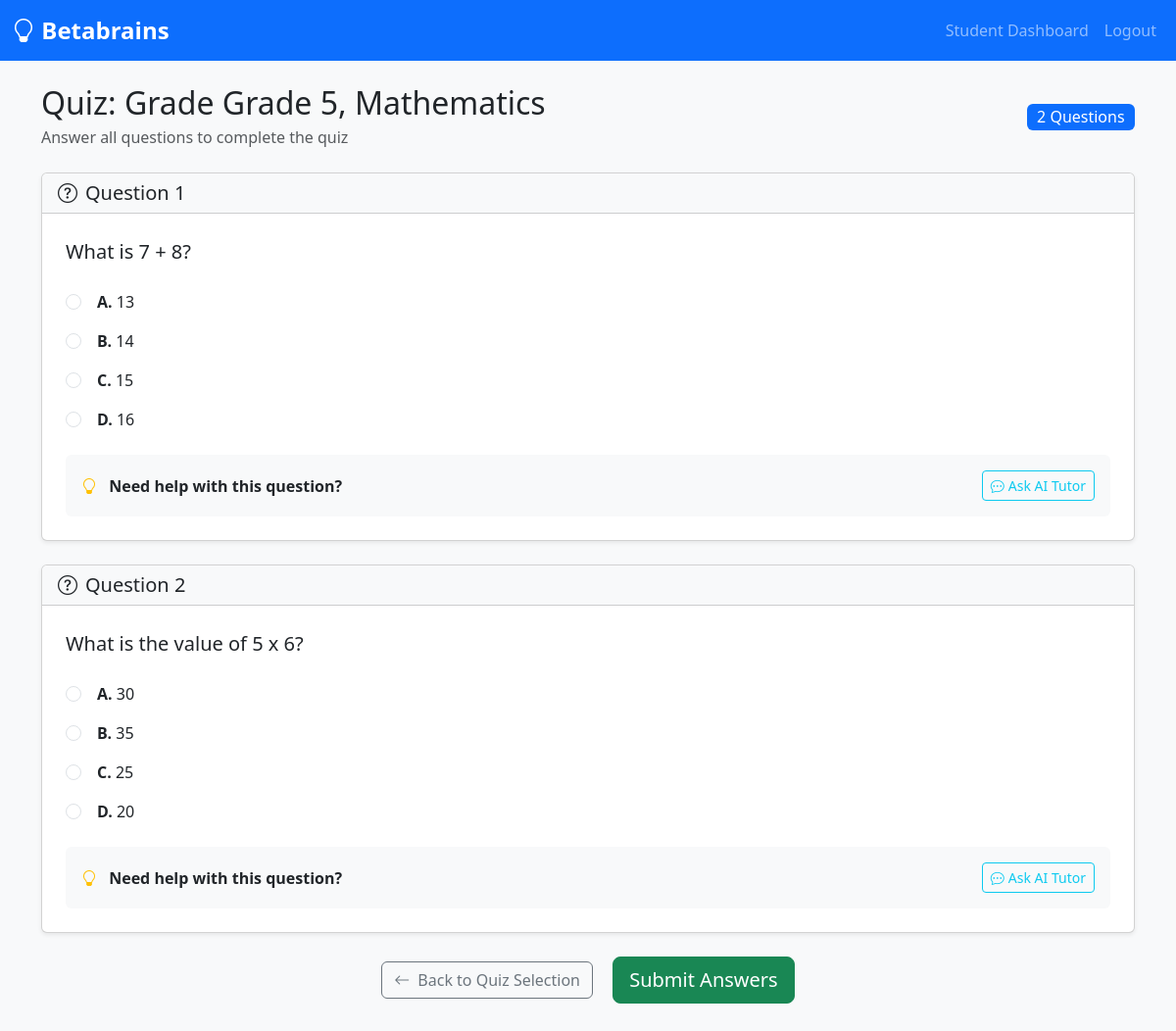
The page /quiz/Grade 5/Mathematics (signed in) on the database its author committed.
### app/models.py (models this page shows, shortened)
class Question(db.Model):
    id = db.Column(db.Integer, primary_key=True)
    grade = db.Column(db.String(20), nullable=False)  # Keep for backward compatibility
    subject = db.Column(
        db.String(50), nullable=False
    )  # Keep for backward compatibility
    question_text = db.Column(db.Text, nullable=False)
    option_a = db.Column(db.String(200), nullable=False)
    option_b = db.Column(db.String(200), nullable=False)
    option_c = db.Column(db.String(200), nullable=False)
    option_d = db.Column(db.String(200), nullable=False)
    correct_answer = db.Column(db.String(1), nullable=False)
    explanation = db.Column(db.Text, nullable=False)
    author_id = db.Column(db.Integer, db.ForeignKey("user.id"), nullable=False)
    created_at = db.Column(db.DateTime, default=datetime.utcnow)
    grade_id = db.Column(db.Integer, db.ForeignKey("grade.id"), nullable=True)
    subject_id = db.Column(db.Integer, db.ForeignKey("subject.id"), nullable=True)

### app/routes.py (the view, shortened to what this page needs)
@app.route("/quiz/<grade>/<subject>", methods=["GET", "POST"])
@login_required
def take_quiz(grade, subject):
    if current_user.role != "student":
        return redirect(url_for("index"))
    questions = Question.query.filter_by(grade=grade, subject=subject).all()
    form = QuizForm()
    return render_template(
        "quiz.html",
        title="Quiz",
        grade=grade,
        subject=subject,
        questions=questions,
        form=form,
    )

### app/forms.py
class QuizForm(FlaskForm):
    submit = SubmitField("Submit Answers")

### app/models.py (called while the page is built)
@login.user_loader
def load_user(id):
    return User.query.get(int(id))

### app/templates/quiz.html (shortened to what this page needs)
{% extends "base.html" %}
{% block content %}
<div class="row">
  <div class="col-12">
    <div class="d-flex justify-content-between align-items-center mb-4">
      <div>
        <h1 class="h2 mb-1">Quiz: Grade {{ grade }}, {{ subject }}</h1>
        <p class="text-muted mb-0">Answer all questions to complete the quiz</p>
      </div>
      <div class="text-end">
        <span class="badge bg-primary fs-6">{{ questions|length }} Questions</span>
      </div>
    </div>
  </div>
</div>
<form method="POST" action="">
  {% for question in questions %}
  <div class="card shadow-sm mb-4">
    <div class="card-header bg-light">
      <h5 class="card-title mb-0">
        <i class="bi bi-question-circle me-2"></i>Question {{ loop.index }}
      </h5>
    </div>
    <div class="card-body p-4">
      <p class="card-text fs-5 mb-4">{{ question.question_text }}</p>
      <div class="options">
        <div class="mb-3">
          <div class="form-check">
            <input class="form-check-input" type="radio" name="question_{{ question.id }}" value="a" id="q{{ question.id }}_a">
            <label class="form-check-label" for="q{{ question.id }}_a">
              <strong>A.</strong> {{ question.option_a }}
            </label>
          </div>
        </div>
        <div class="mb-3">
          <div class="form-check">
            <input class="form-check-input" type="radio" name="question_{{ question.id }}" value="b" id="q{{ question.id }}_b">
            <label class="form-check-label" for="q{{ question.id }}_b">
              <strong>B.</strong> {{ question.option_b }}
            </label>
          </div>
        </div>
        <div class="mb-3">
          <div class="form-check">
            <input class="form-check-input" type="radio" name="question_{{ question.id }}" value="c" id="q{{ question.id }}_c">
            <label class="form-check-label" for="q{{ question.id }}_c">
              <strong>C.</strong> {{ question.option_c }}
            </label>
          </div>
        </div>
        <div class="mb-3">
          <div class="form-check">
            <input class="form-check-input" type="radio" name="question_{{ question.id }}" value="d" id="q{{ question.id }}_d">
            <label class="form-check-label" for="q{{ question.id }}_d">
              <strong>D.</strong> {{ question.option_d }}
            </label>
          </div>
        </div>
      </div>
      {% if current_user.role != 'admin' %}
      <div class="mt-4 p-3 bg-light rounded">
        <div class="d-flex align-items-center justify-content-between">
          <div>
            <i class="bi bi-lightbulb text-warning me-2"></i>
            <strong>Need help with this question?</strong>
          </div>
          <a href="{{ url_for('chat_with_tutor', question_id=question.id, context='quiz') }}"
             class="btn btn-outline-info btn-sm">
            <i class="bi bi-chat-dots me-1"></i>Ask AI Tutor
          </a>
        </div>
      </div>
      {% endif %}
    </div>
  </div>
  {% endfor %}
  <div class="row mt-4">
    <div class="col-12 text-center">
      <a href="{{ url_for('select_quiz') }}" class="btn btn-outline-secondary me-3">
        <i class="bi bi-arrow-left me-2"></i>Back to Quiz Selection
      </a>
      {{ form.submit(class="btn btn-success btn-lg") }}
    </div>
  </div>
</form>
{% endblock %}

### app/static/css/custom.css (style rules this page uses)
:root { --primary-color: #0d6efd; --secondary-color: #6c757d; --success-color: #198754; --info-color: #0dcaf0; --warning-color: #ffc107; --danger-color: #dc3545; --light-color: #f8f9fa; --dark-color: #212529; }
.card, .btn, .form-control, .form-select { transition: all 0.3s ease; }
.badge { font-weight: 500; }

### app/templates/quiz.html (style rules this page uses)
.form-check-label { cursor: pointer; padding-left: 0.5rem; }

### rows shown on the page
Question: question_text "What is 7 + 8?", option_a "13", option_b "14", option_c "15", option_d "16"
Question: question_text "What is the value of 5 x 6?", option_a "30", option_b "35", option_c "25", option_d "20"

### other values the page prints
{{ grade }} "Grade 5"
{{ subject }} "Mathematics"
{{ questions|length }} "2"
